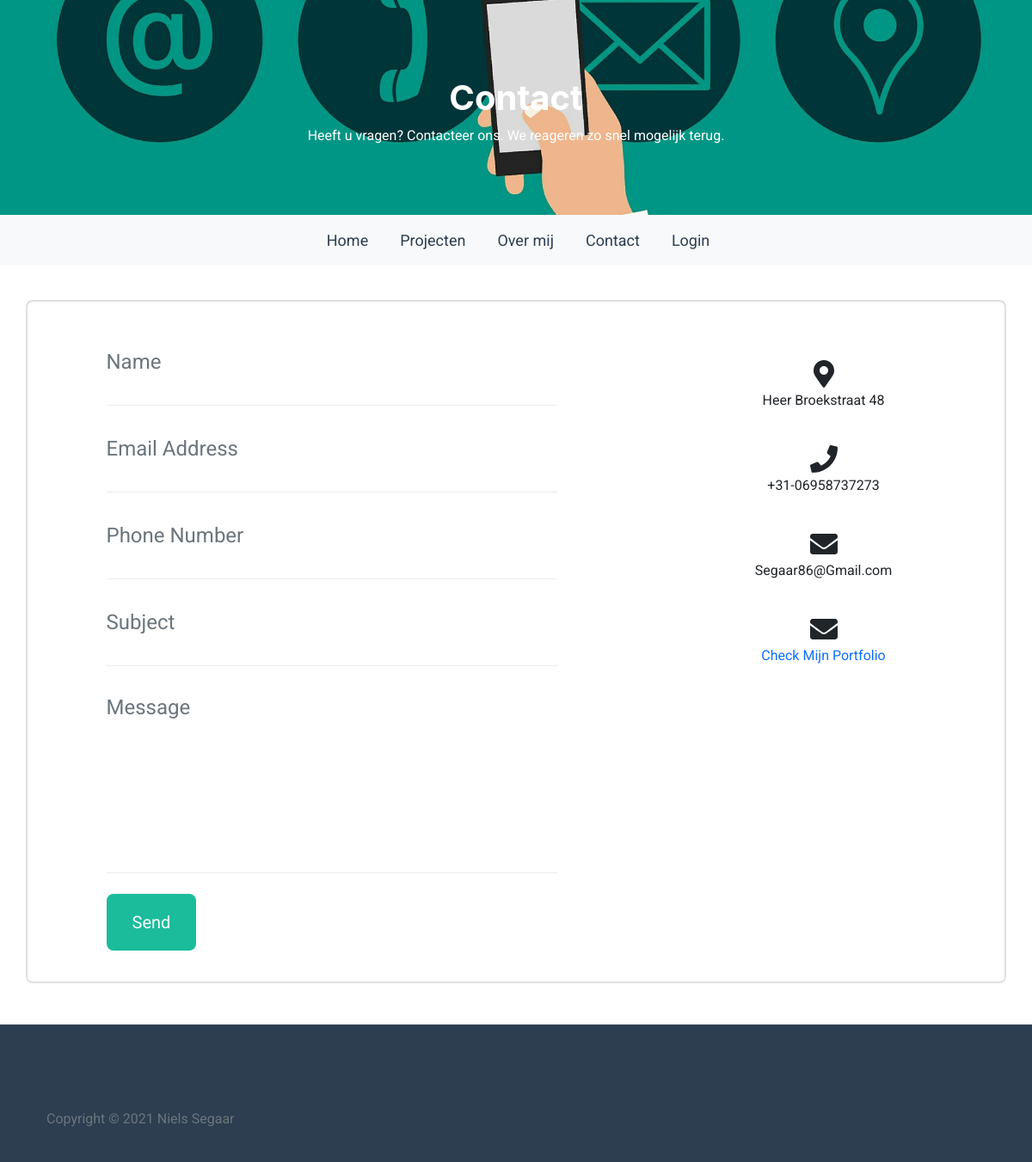
The page /contact.php on the database its author committed.
### tables this page shows
CREATE TABLE `users` (
  `id` int(2) NOT NULL,
  `username` varchar(32) NOT NULL,
  `password` varchar(64) NOT NULL,
  `profile` text NOT NULL,
  `openname` text NOT NULL,
  `adres` text NOT NULL,
  `phone` text NOT NULL,
  `email` text NOT NULL,
  `porto` text NOT NULL
);

### contact.php (the view, shortened to what this page needs)
<!doctype html>
<html lang="en">
<head>
	<?php require("components/style.php"); ?>
    <link rel="stylesheet" type="text/css" href="css/start-bootstrap-styles.css">
</head>
<body>
	<header class="contact-header">
		<div class="container text-center">
			<h1>Contact</h1>
			<p>Heeft u vragen? Contacteer ons. We reageren zo snel mogelijk terug.</p>
		</div>
	</header>
	<?php require("components/navbar.php"); ?>
	<section class="container mb-5 card card-body" id="contact">
		<div class="row">
                    <div class="col-lg-6 mx-auto">
                        <form id="contactForm" name="sentMessage" novalidate="novalidate">
                            <div class="control-group">
                                <div class="form-group floating-label-form-group controls mb-0 pb-2">
                                    <input class="form-control" id="name" type="text" placeholder="Name" required="required" data-validation-required-message="Please enter your name." />
                                </div>
                            </div>
                            <div class="control-group">
                                <div class="form-group floating-label-form-group controls mb-0 pb-2">
                                    <input class="form-control" id="email" type="email" placeholder="Email Address" required="required" data-validation-required-message="Please enter your email address." />
                                </div>
                            </div>
                            <div class="control-group">
                                <div class="form-group floating-label-form-group controls mb-0 pb-2">
                                    <input class="form-control" id="phone" type="tel" placeholder="Phone Number" required="required" data-validation-required-message="Please enter your phone number." />
                                </div>
							</div>
							<div class="control-group">
                                <div class="form-group floating-label-form-group controls mb-0 pb-2">
                                    <input class="form-control" id="subject" type="text" placeholder="Subject" required="required" data-validation-required-message="Please enter your Subject." />
                                </div>
                            </div>
                            <div class="control-group">
                                <div class="form-group floating-label-form-group controls mb-0 pb-2">
                                    <textarea class="form-control" id="message" rows="5" placeholder="Message" required="required" data-validation-required-message="Please enter a message."></textarea>
                                </div>
                            </div>
                            <br />
                            <div class="form-group"><button class="btn btn-primary btn-xl" id="sendMessageButton" type="submit">Send</button></div>
                        </form>
                    </div>
                <div class="col-md-3 mx-auto mt-5 text-center">
				<ul class="list-unstyled mb-0">
					<li><i class="icon fas fa-map-marker-alt fa-2x"></i>
						<p><?php echo $adres;?></p>
					</li>
					<li><i class="icon fas fa-phone mt-4 fa-2x"></i>
						<p><?php echo $phone;?></p>
					</li>
					<li><i class="icon fas fa-envelope mt-4 fa-2x"></i>
						<p><?php echo $emailen;?></p>
					</li>
                    <li><i class="icon fas fa-envelope mt-4 fa-2x"></i>
						<a style="color: #0d6efd;" href="<?php echo $porto;?>"><p>Check Mijn Portfolio</p></a>
					</li>
				</ul>
			</div>
                </div>
	</section>
	<?php
    require("components/footer.php");
    require("components/scripts.php"); ?>
</body>
</html>

### components/footer.php (shortened to what this page needs)
<footer class="footer mt-auto">
	<div class="container">
		<span class="text-muted"><mm id="copy"></mm><?php echo $open;?></span>
	</div>
</footer>

### css/custom.css (style rules this page uses)
header { background-color: black; background-image: url("../uploads/profile/background2.jpg"); background-size: cover; background-position: center; min-height: 250px; color: white; }
.contact-header { background-image: url("../uploads/profile/contact.jpg") !important; }
* { font-family: 'Roboto', sans-serif; }
header .container { padding-top: 90px; }
header h1 { font-weight: bold; font-size: 40px; }
#article, #contact, #biografie { margin-top: 40px; }
.card-body a { color: white; }
.footer { width: 100%; bottom: 0; height: 60px; line-height: 60px; background-color: #f5f5f5; }

### rows shown on the page
users: adres "Heer Broekstraat 48", phone "+31-06958737273", email "Segaar86@Gmail.com", openname "Niels Segaar"
